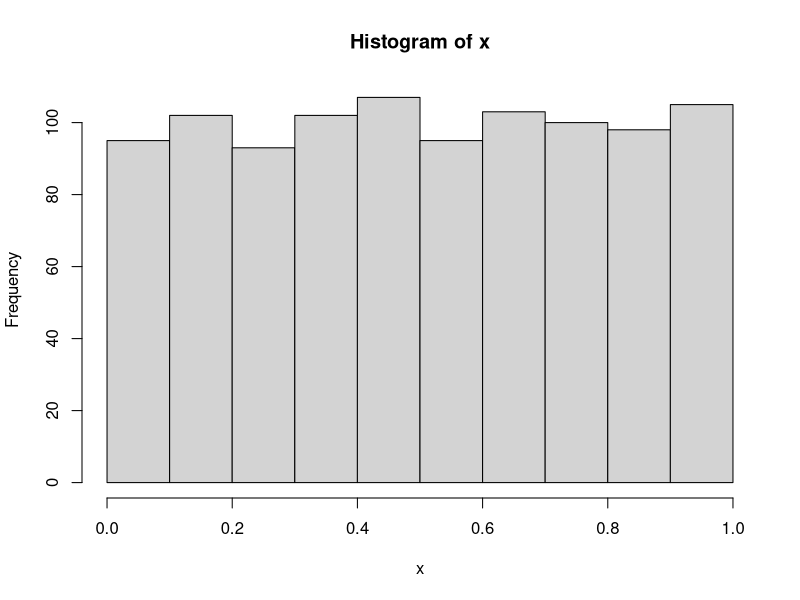
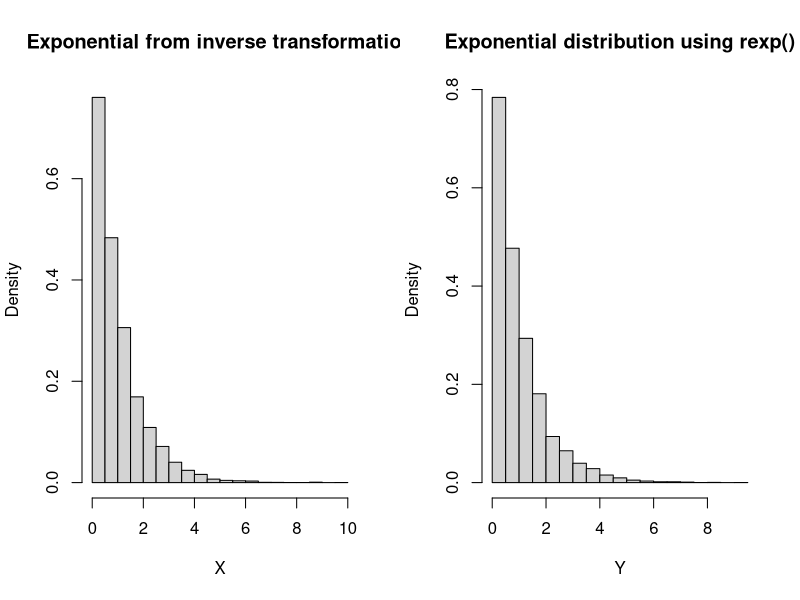
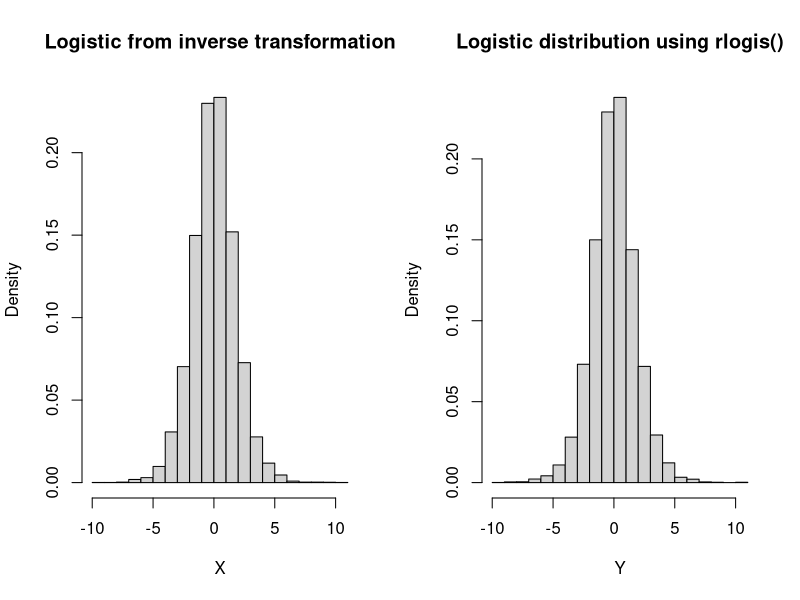
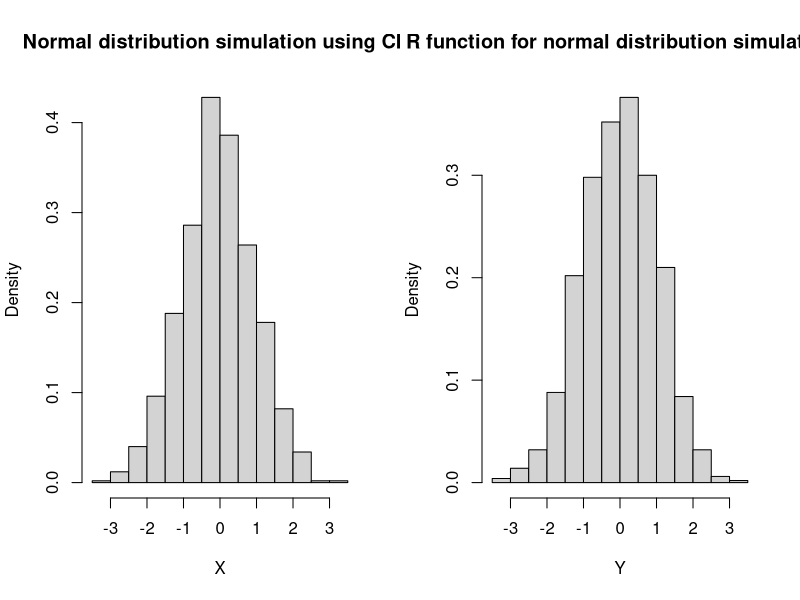

The R source for these figures, in order:
# CHAPTER 2: Random Variable Generation (Book: Introducing Monte Carlo Methods with R)


#------------------------------- Inverse Transform -----------------------------------


# Ex 1: Simple simulations from uniform distribution
Nsim = 1000
x = runif(Nsim)
hist(x)


# Ex 2: Using inverse transform for generating exponential
#       distribution
Nsim = 10000
U    = runif(Nsim)
X    = -log(U)     # using inverse transforms
Y    = rexp(Nsim)
par(mfrow = c(1,2))
hist(X, freq = F, main = "Exponential from inverse transformation")
hist(Y, freq = F, main = "Exponential distribution using rexp()")


# Ex 3 (Excercise 2.2): Generating Logistic distribution with inverse 
#                       transform
Nsim = 10^4
U    = runif(Nsim)
X    = -log(1.0/U-1)
Y    = rlogis(Nsim)
par(mfrow = c(1,2))
hist(X, freq = F, main = "Logistic from inverse transformation")
hist(Y, freq = F, main = "Logistic distribution using rlogis()")


#---------------------------------- Normal distribution & CLT ---------------------------------

norm.clt <- function(){
	# Generate approximation of normal distribution using
	# Central Limit Theorem
	U    = runif(12) - 0.5
    Z    = sum(U)  #  E(Z) = 0  and  Var(Z) = 1
    return (Z)
}

Nsim = 1000
X    = replicate(Nsim,norm.clt(),simplify = "array")
Y    = rnorm(Nsim)
par(mfrow = c(1,2))
hist(X, freq = F, main = "Normal distribution simulation using CLT")
hist(Y, freq = F, main = "R function for normal distribution simulation") 


#------------------------------------- Accept - Reject Method -------------------------------
